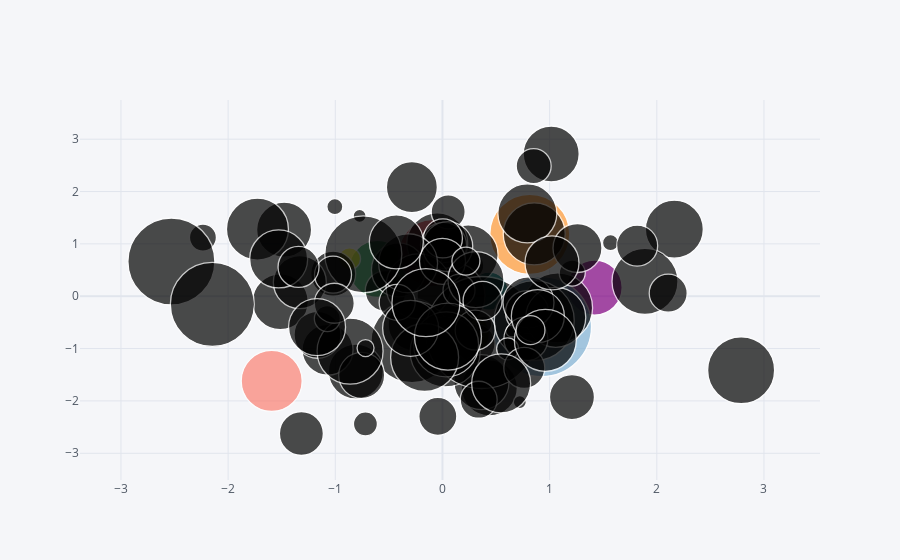

Write notebook code for a chart like this one.
### Code cell
#Bubble plot
df.iplot(kind='bubble',x='A',y='B',size='C')
